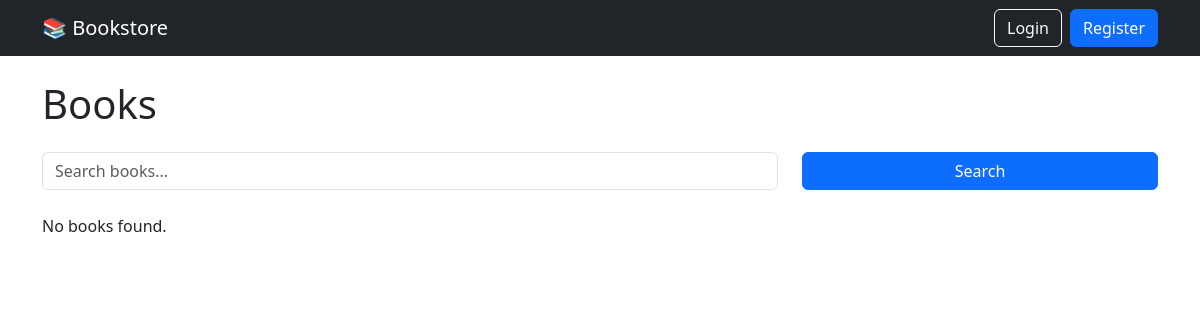
Before: / with the older database file.
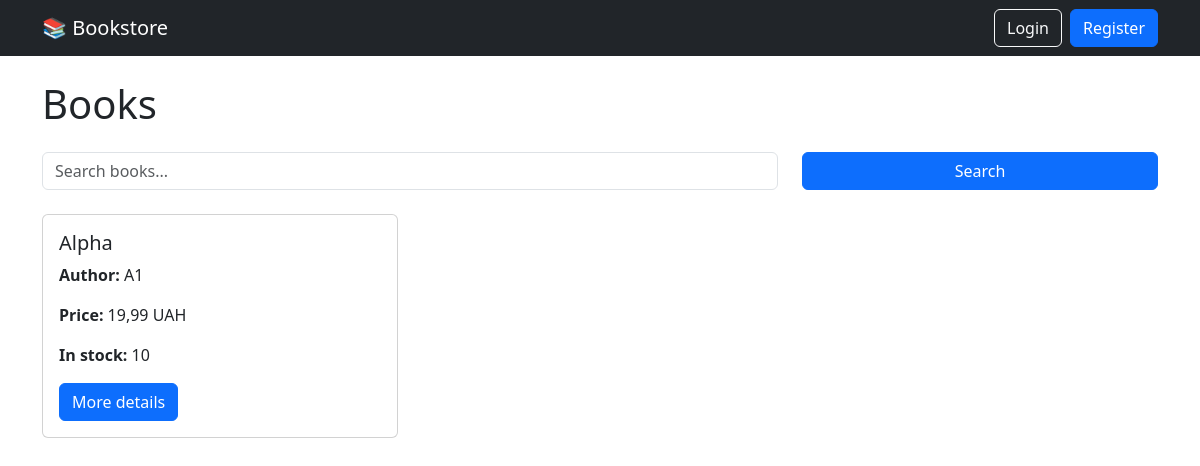
After: the same page with the newer database file.
### books/models.py (models this page shows, shortened)
class Book(models.Model):
    title = models.CharField(_('Title'), max_length=200)
    author = models.CharField(_('Author'), max_length=200)
    price = models.DecimalField(_('Price'), max_digits=10, decimal_places=2)
    description = models.TextField(_('Description'))
    stock = models.PositiveIntegerField(_('Stock'), default=0)
    category = models.ForeignKey(
        Category,
        on_delete=models.CASCADE,
        related_name='books',
        verbose_name=_('Category'),
    )

### books/views.py (the view)
# urls.py: path('', BookListView.as_view(), name='list'),
class BookListView(ListView):
    model = Book
    template_name = 'books/book_list.html'
    context_object_name = 'books'
    paginate_by = 6
    def get_queryset(self):
        queryset = super().get_queryset().select_related('category')
        search_query = self.request.GET.get('search', '').strip()
        if search_query:
            queryset = queryset.filter(title__icontains=search_query) | queryset.filter(author__icontains=search_query)
        return queryset.distinct().order_by('title')

### books/templates/books/book_list.html (shortened to what this page needs)
{% extends 'books/base.html' %}
{% load i18n %}
{% block content %}
<h1 class="mb-4">{% trans "Books" %}</h1>
<form method="get" class="row mb-4">
    <div class="col-md-8">
        <input
            type="text"
            name="search"
            class="form-control"
            placeholder="{% trans 'Search books...' %}"
            value="{{ request.GET.search }}"
        >
    </div>
    <div class="col-md-4">
        <button class="btn btn-primary w-100">
            {% trans "Search" %}
        </button>
    </div>
</form>
<div class="row">
    {% for book in books %}
    <div class="col-md-4 mb-4">
        <div class="card h-100">
            <div class="card-body">
                <h5 class="card-title">
                    {{ book.title }}
                </h5>
                <p class="card-text">
                    <strong>{% trans "Author" %}:</strong> {{ book.author }}
                </p>
                <p class="card-text">
                    <strong>{% trans "Price" %}:</strong> {{ book.price }} {% trans "UAH" %}
                </p>
                <p class="card-text">
                    <strong>{% trans "In stock" %}:</strong> {{ book.stock }}
                </p>
                <a
                    href="{% url 'books:detail' book.pk %}"
                    class="btn btn-primary"
                >
                    {% trans "More details" %}
                </a>
            </div>
        </div>
    </div>
    {% empty %}
    <p>{% trans "No books found." %}</p>
    {% endfor %}
</div>
{% endblock %}

### books/templates/books/base.html (shortened to what this page needs)
{% load i18n %}
<!DOCTYPE html>
<html lang="uk">
<head>
    <link href="https://cdn.jsdelivr.net/npm/bootstrap@5.3.3/dist/css/bootstrap.min.css" rel="stylesheet">
</head>
<body>
<nav class="navbar navbar-dark bg-dark mb-4">
    <div class="container">
        <a class="navbar-brand" href="{% url 'books:list' %}">📚 {% trans "Bookstore" %}</a>
        <div class="d-flex align-items-center gap-2">
            {% if user.is_authenticated %}
                <a class="btn btn-outline-light" href="{% url 'users:profile' %}">{% trans "Profile" %}</a>
                <form method="post" action="{% url 'users:logout' %}" class="d-inline">
                    {% csrf_token %}
                    <button type="submit" class="btn btn-outline-light">{% trans "Logout" %}</button>
                </form>
            {% else %}
                <a class="btn btn-outline-light" href="{% url 'users:login' %}">{% trans "Login" %}</a>
                <a class="btn btn-primary" href="{% url 'users:register' %}">{% trans "Register" %}</a>
            {% endif %}
        </div>
    </div>
</nav>
<div class="container">
    {% block content %}
    {% endblock %}
</div>
</body>
</html>

Changed rows visible on the page:
added Book: title "Alpha", author "A1", price "19,99", stock "10"
Other visible differences:
text no longer shown: "No books found."
